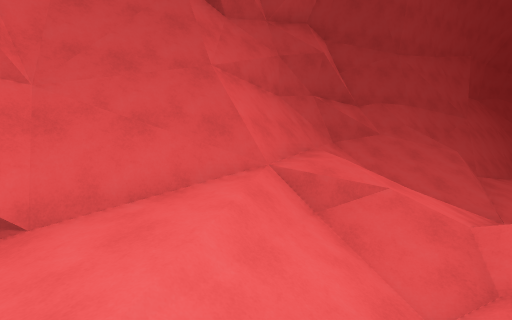
View 1 (above)

17 first-person views from a walk through a scene from a Unity 3-D project. The camera is 1.4 m above the floor, tilts 4° down and sees 85° across. The floor is counted in squares, 2 m on a side. Each view is taken from the middle of a square. On the plan, view 1 faces up. The plan holds only what a view shows up to about 9 squares ahead; the rest is blank. The place goes on beyond the plan. The player character is not drawn.

View 2
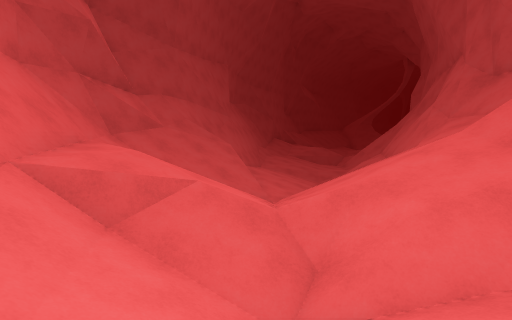

View 3
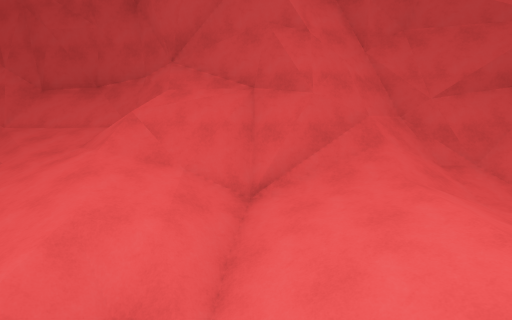

View 4
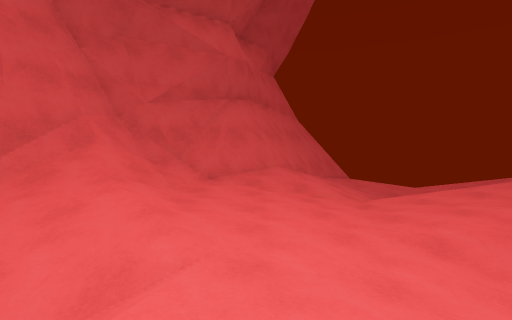

View 5
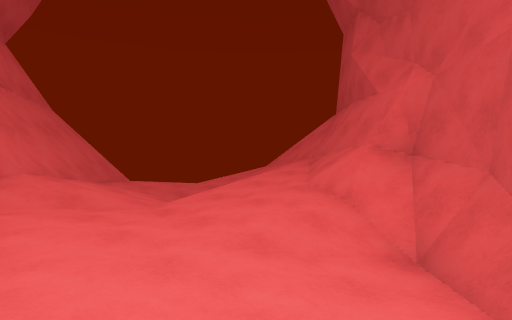

View 6
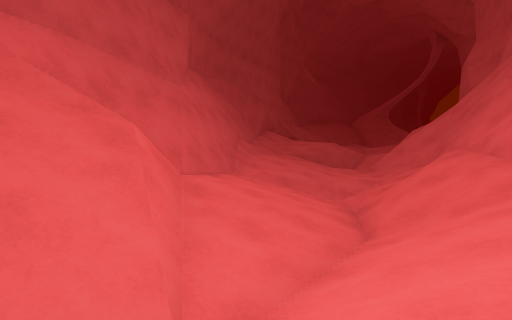

View 7
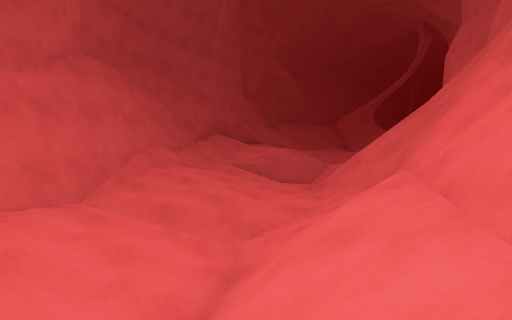

View 8
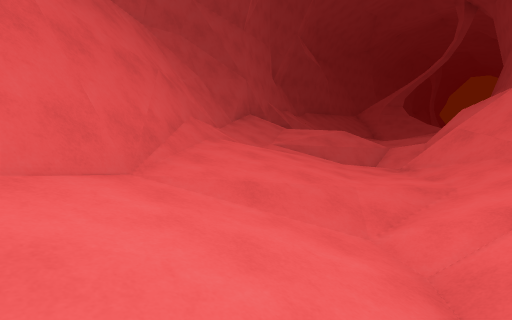

View 9
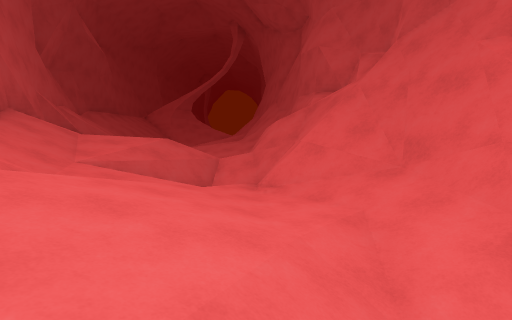

View 10
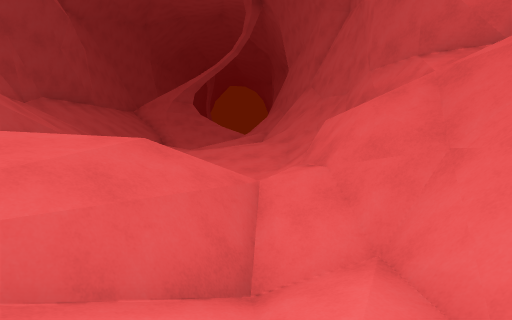

View 11
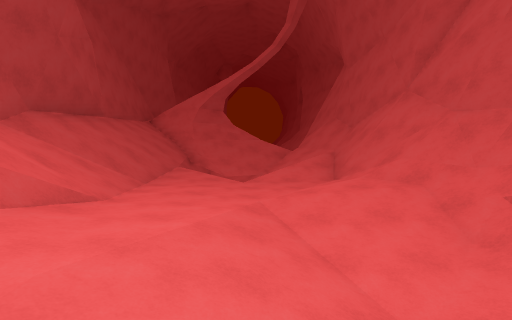

View 12
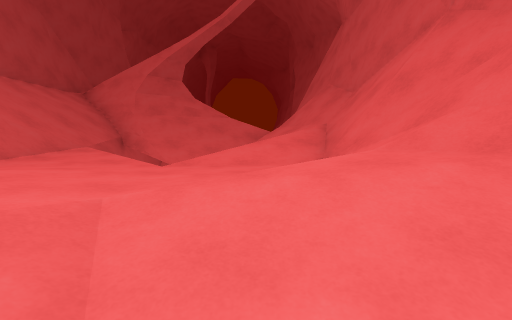

View 13
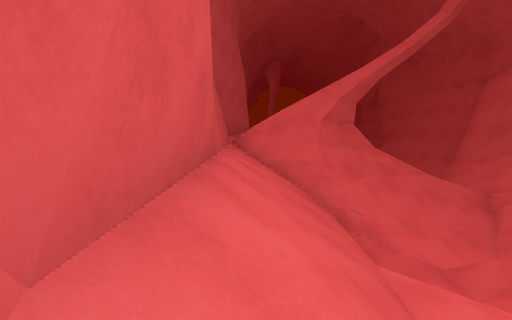

View 14
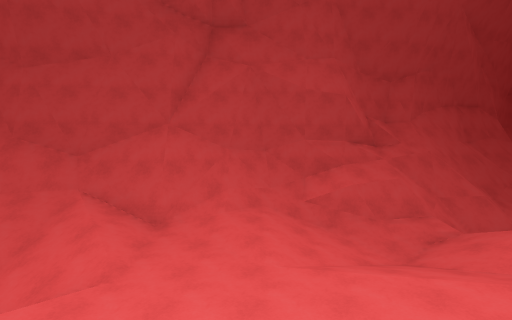

View 15
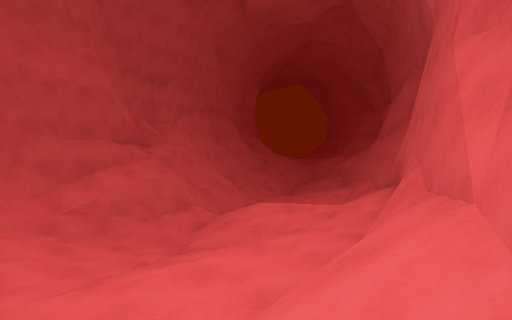

View 16
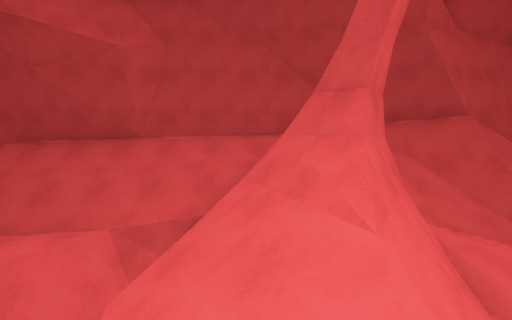

View 17
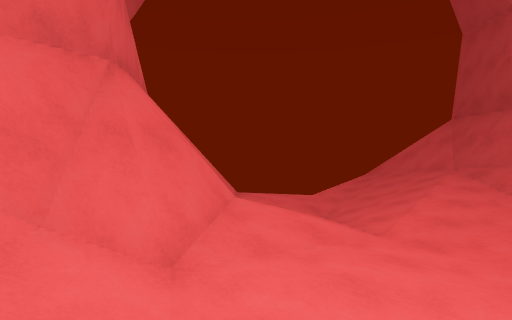

### Floor plan
Key: @ floor where view 1 was taken; # wall or solid block; x gap in a wall; . main floor; : floor 0.25 m higher than the main floor; - floor 0.25 m lower than the main floor; + floor 0.5 m higher than the main floor; _ floor 0.5 m lower than the main floor; * floor 0.75 m higher than the main floor; < floor 0.75 m lower than the main floor; ( floor 1 m lower than the main floor; % floor 1.25 m higher than the main floor; ! floor 1.25 m lower than the main floor; & floor 1.5 m higher than the main floor; $ floor 2.75 m higher than the main floor; / step, stairs or slope; = window, fence, low wall or low ledge; v drop or lower ground.
Columns run from 10 left of view 1 to 30 right of it. Each row starts with its distance up from view 1.
 16                             #############
 15                            ##////////# $#
 14                         ####////////## &v
 13                       ###/**+:...://###+
 12                     ###//*++:....////#v.
 11                    ##///++////...////vv
 10                   ##/-_/=///<-...////v
  9              ######___</==/<</:///////vv
  8            ###//=///(((=====////###//###
  7            #/////////!/#*#==##########
  6           ## //=///////#######
  5          ##%/////////###
  4         ##/#///////###
  3        ##*////////###
  2      ###.+////////##
  1     ##<_.:///////##
  0    ##/.-..@++#//##
 -1   ##/..-..://####
 -2 ###/+..-..://#
 -3 #/////////####
 -4  ////////###
 -5   /<(((-##
 -6      <_##
 -7       x#

Where each view was taken, in squares from view 1:
view 1: 0 up, 0 right, facing up
view 2: 1 up, 0 right, facing up-right
view 3: 3 up, 0 right, facing down-right
view 4: 3 up, 1 left, facing down
view 5: 2 up, 1 left, facing down-left
view 6: 4 up, 4 right, facing up-right
view 7: 4 up, 7 right, facing up-right
view 8: 6 up, 7 right, facing up-right
view 9: 8 up, 8 right, facing right
view 10: 9 up, 12 right, facing right
view 11: 11 up, 15 right, facing right
view 12: 10 up, 18 right, facing right
view 13: 15 up, 20 right, facing right
view 14: 15 up, 20 right, facing down
view 15: 15 up, 20 right, facing down-left
view 16: 9 up, 26 right, facing up
view 17: 1 down, 1 right, facing down-left
